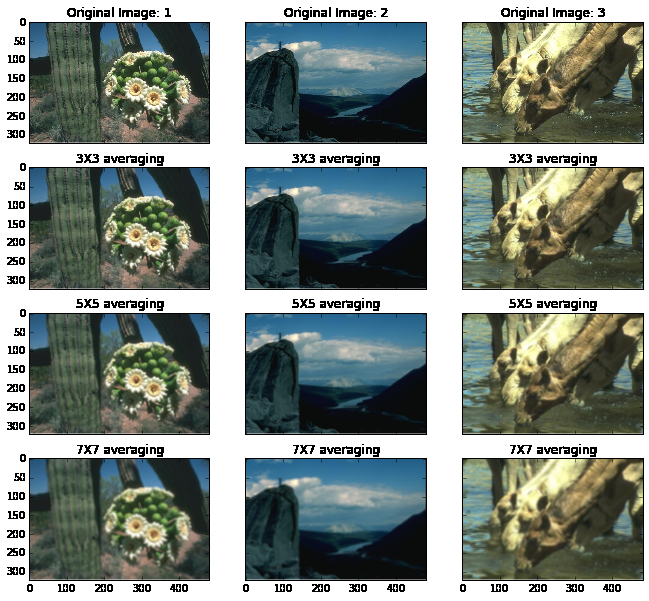
#> input picture images/average_smoothing.png, 649 x 601 px
$ python evaluate.py out.png images/average_smoothing.png   (Python 2 division)
#> lines starting #> are read from the running program, lines starting #| are printed output that depends on the picture
# -*- coding: utf-8 -*-
import cv2
import numpy as np
import argparse

def evaluate(img,f_gt):
#> called with img = 'out.png', f_gt = 'images/average_smoothing.png'
    accuracy=0.0
    gt=cv2.imread(f_gt,0);
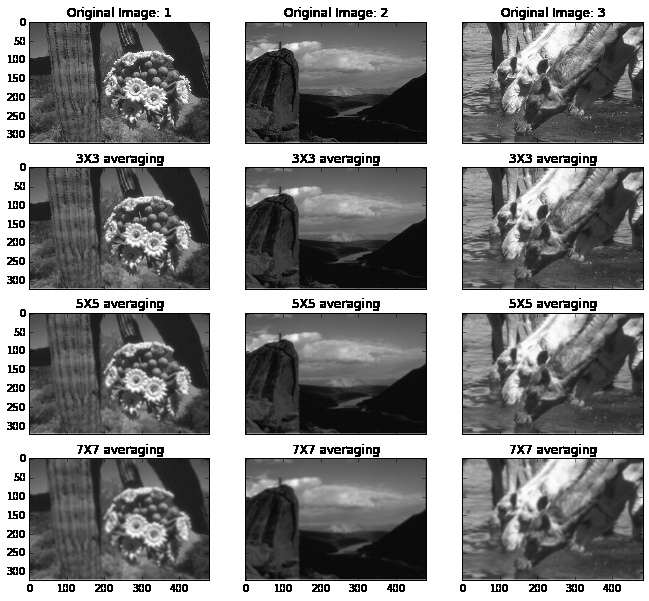
#> gt: shape (601, 649); min 0, max 255, mean 133.1

#> (the run stopped early here; a loop or call above may not have finished)

$ run again, on images/denoisgin.png
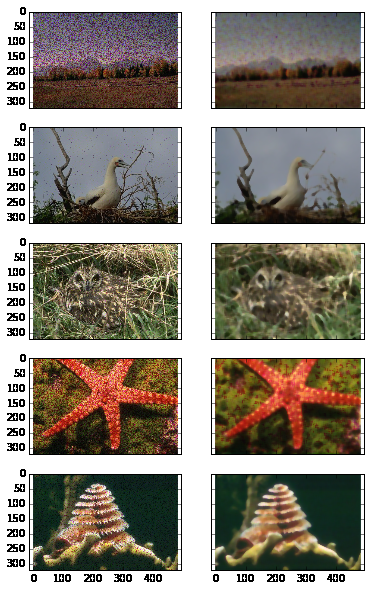
#> input picture images/denoisgin.png, 370 x 591 px
#> in evaluate, `gt=cv2.imread(f_gt,0);`:
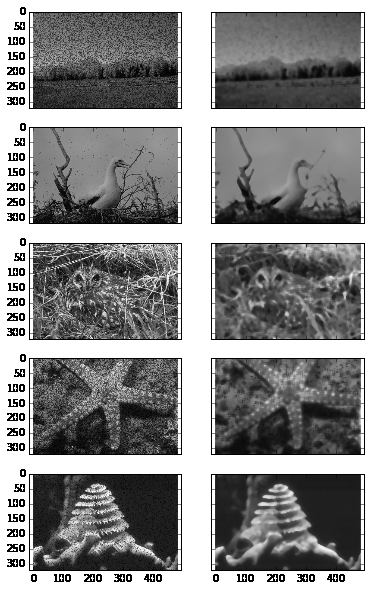
#> gt: shape (591, 370); min 0, max 255, mean 137.9

$ run again, on images/ghe.png
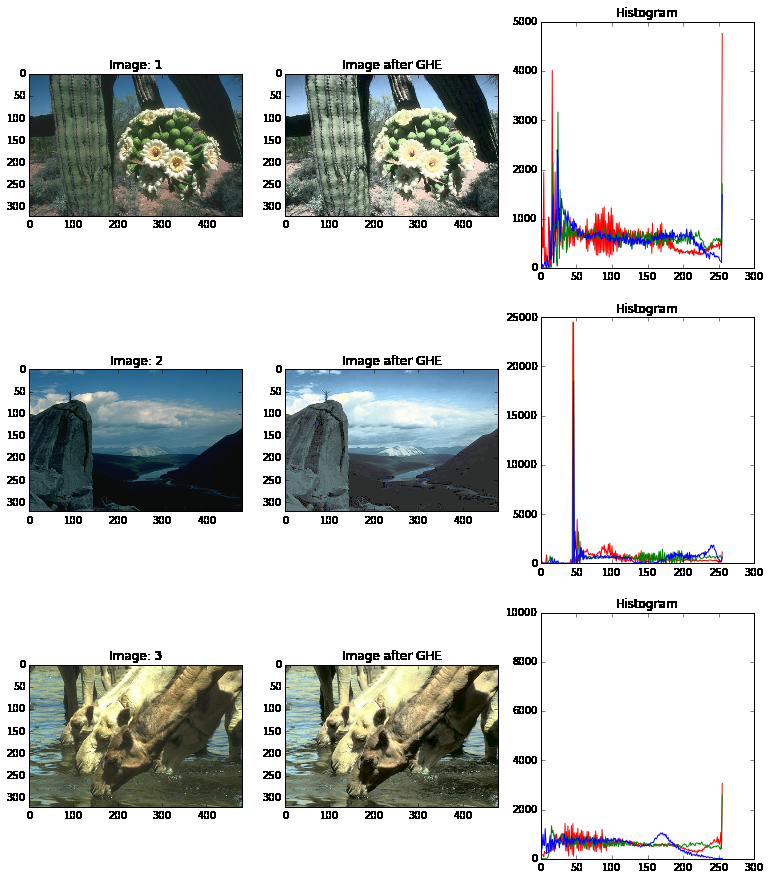
#> input picture images/ghe.png, 770 x 880 px
#> in evaluate, `gt=cv2.imread(f_gt,0);`:
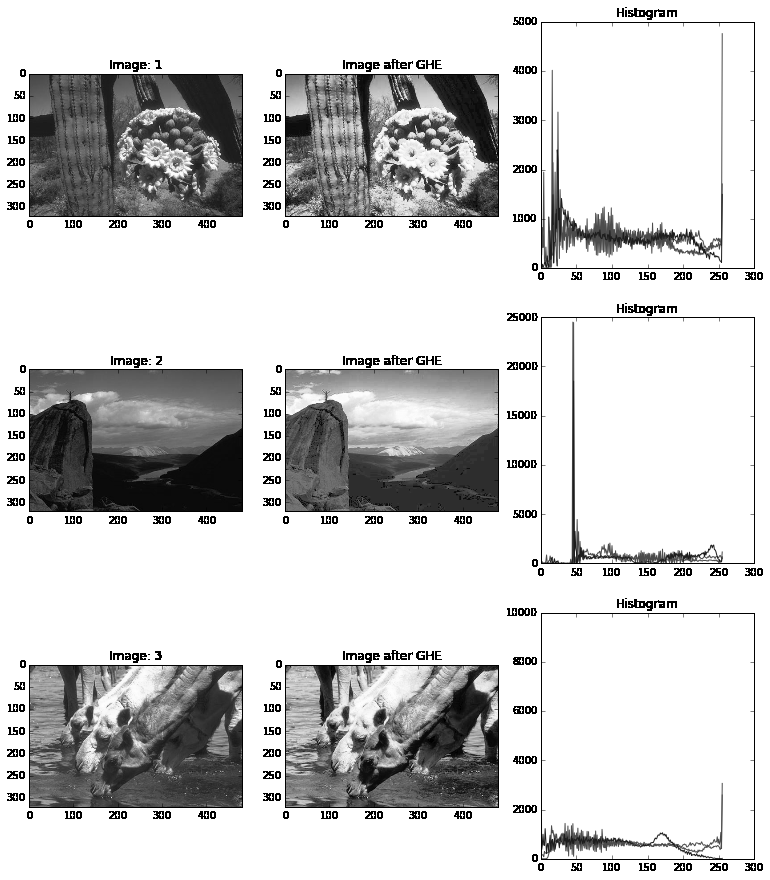
#> gt: shape (880, 770); min 0, max 255, mean 205.5
